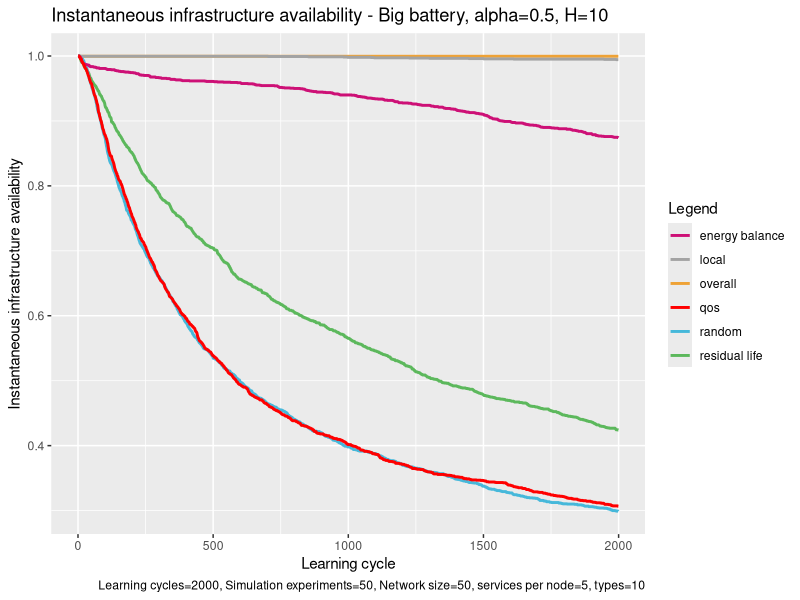

This chart was generated by the following R code:
# execute all lines: ctrl + shift + enter

library(ggplot2)

# set working directory here
setwd(dirname(rstudioapi::getSourceEditorContext()$path))

overall <- read.table("exp_assembly_overall_energy_template.txt", 
                      header = F,
                      sep = " ",
                      col.names= c("overallx", "overally")
)

random <- read.table("exp_assembly_random.txt", 
                     header = F,
                     sep = " ",
                     col.names= c("randomx", "randomy")
)

res <- read.table("exp_assembly_residual_life_template.txt", 
                  header = F,
                  sep = " ",
                  col.names= c("resx","resy")
)

local <- read.table("exp_assembly_local_energy_template.txt", 
                    header = F,
                    sep = " ",
                    col.names= c("locx","locy")
)

learning <- read.table("exp_assembly_energyAware.txt", 
                          header = F,
                          sep = " ",
                          col.names= c("enx","eny")
)

qos <- read.table("exp_assembly_QoS.txt", 
                       header = F,
                       sep = " ",
                       col.names= c("qosx","qosy")
)


overall_x <- overall$overallx
overall_y <- overall$overally

random_y <- random$randomy
res_y <- res$resy
local_y <- local$locy
energyAware_y <- learning$eny
qos_y <- qos$qosy

head(overall)

colors <- c("overall" = "#EEA236", "residual life" = "#5CB85C", "random" = "#46B8DA", "local"="gray64", "energy balance"="deeppink3", "qos"="#FF0000")

ggplot(data=local, aes(x=overall_x, col = group)) + 
  
  geom_line(aes(y = overall_y, color = "overall"), size = 1) +
  geom_line(aes(y = res_y, color = "residual life"), size = 1) +
  geom_line(aes(y = random_y, color = "random"), size = 1) +
  geom_line(aes(y = local_y, color = "local"), size = 1) +
  geom_line(aes(y = energyAware_y, color = "energy balance"), size = 1) +
  geom_line(aes(y = qos_y, color = "qos"), size = 1) +
  
  labs(x = "Learning cycle",
       y = "Instantaneous infrastructure availability",
       color = "Legend",
       title = "Instantaneous infrastructure availability - Big battery, alpha=0.5, H=10", 
       caption = "Learning cycles=2000, Simulation experiments=50, Network size=50, services per node=5, types=10") +
  
  scale_color_manual(values = colors)
